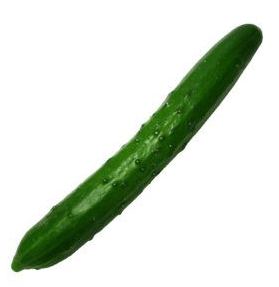
#> input picture kyuri.PNG, 279 x 287 px, found by its file name
$ jupyter execute '課題3.ipynb'
#> lines starting #> are read from the running program, lines starting #| are printed output that depends on the picture; after the words box and inside, x2 and y2 are one past the last pixel; in counts of white or black regions, pixels touching at a corner belong together; long printed decimals are rounded
[cell 1]
#-*- coding: utf-8 -*-
import cv2
import math
import numpy as np

file_src = 'kyuri.png'
img_src = cv2.imread(file_src,1)#入力画像の読み込み
#> img_src is the input picture: shape (287, 279, 3); mean B, G, R 212.6, 224.2, 216.1
img_gray =cv2.cvtColor(img_src,cv2.COLOR_BGR2GRAY)
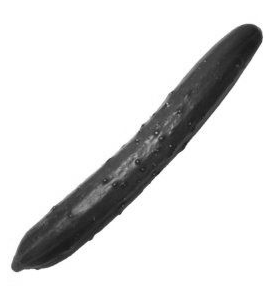
#> img_gray: shape (287, 279); min 24, max 255, mean 220.5

thresh = 100;
ret,img_dst = cv2.threshold(img_gray,thresh,255,cv2.THRESH_BINARY_INV)
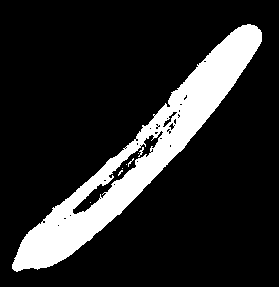
#> img_dst: shape (287, 279); 15.8% white; 8 white regions (6 under 20 px), largest, box (x1, y1, x2, y2) and area: (12, 24, 262, 272) 12591, (138, 147, 144, 157) 21
#> ret = 100

x,y,w,h = cv2.boundingRect(img_dst)
#> x = 12; y = 24; w = 250; h = 248
aspectratio = float(h) / w
#> aspectratio = 0.992
print(aspectratio)
#| 0.992
img_dst = cv2.rectangle(img_src,(x,y),(x+w,y+h),128)
#> img_dst: shape (287, 279, 3)

#表示
cv2.imshow("src Show Input Image", img_src)#入力画像表示
#cv2.imshow("dst Show rectangle Image", img_dst)#出力画像表示

cv2.waitKey(0)
cv2.destroyAllWindows()

$ run again, with cut-test.png copied over kyuri.PNG
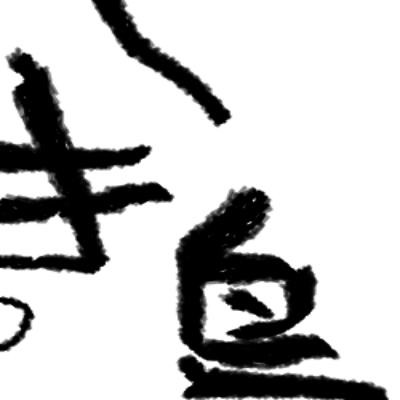
#> input picture cut-test.png, 400 x 400 px, found by its file name
#> img_src is the input picture: shape (400, 400, 3); min 0, max 255, mean 195.5
#> `ret,img_dst = cv2.threshold(img_gray,thresh,255,cv2.THRESH_BINARY_INV)`:
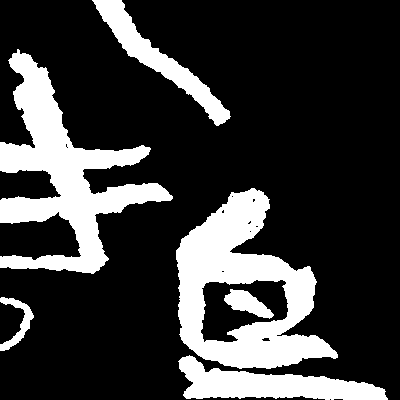
#> img_dst: shape (400, 400); 22.9% white; 6 white regions, box (x1, y1, x2, y2) and area: (176, 188, 338, 369) 13630, (0, 49, 173, 274) 13390, (178, 355, 388, 400) 4795, (92, 0, 231, 126) 3458, (224, 289, 274, 319) 757, (0, 297, 34, 351) 592
#> ret = 100
#> x = 0; w = 388; h = 400
#> aspectratio = 1.03
#| 1.031
